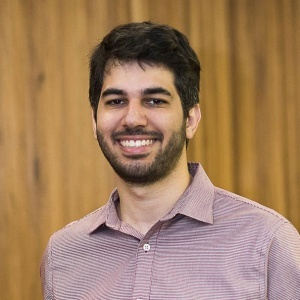
#> input picture Lista 05/assets/yuri.jpg, 300 x 300 px, found by its file name
$ jupyter execute Resolucao_05.ipynb   (older library calls are emulated)
#> lines starting #> are read from the running program, lines starting #| are printed output that depends on the picture
# Lista 05 Visão Computacional - Matheus Carvalho

[cell 1]
import cv2 as cv2
import numpy as np
from matplotlib import pyplot as plt
from PIL import Image

## Questão 01

### Alternativa A

Fonte: https://youtu.be/vgSmxhXXF_4?si=0KhKvmlqECnQNLOL

[cell 2]
def HarrisCornerDetector(image, blockSize, ksize, k=0.06):
    """
    Calcula o score de Harris para cada ponto da imagem.

    Args:
        image (numpy.ndarray): A imagem em tons de cinza onde os scores de canto serão calculados.
        blockSize (int): O tamanho da vizinhança considerada para a detecção de cada canto.
        ksize (int): O tamanho do filtro de Sobel usado para calcular os gradientes horizontal e vertical.
        k (float): Um parâmetro livre do detector de Harris na equação. O padrão é 0.06.

    Returns:
        numpy.ndarray: Uma imagem com o score de Harris para cada pixel.

    Esta função funciona calculando os gradientes horizontal e vertical da imagem usando o filtro de Sobel,
    em seguida, calcula os produtos dos gradientes e, finalmente, usa essas informações para calcular o score
    de Harris para cada pixel.
    """

    # vai pegar o shape da imagem
    nlin, ncol = image.shape

    # vai converter os dados para float e normalizar (colocando os valores entre 0 e 1)
    image = np.float32(image) / 255

    # calcula o gradinente (fazendo a convolução com os filtros de sobel para derivada horizontal e vertical)
    Ix = cv2.Sobel(image, cv2.CV_64F, 1, 0, ksize=ksize)
    Iy = cv2.Sobel(image, cv2.CV_64F, 0, 1, ksize=ksize)

    # calculos necessários com os resultados da convolução (vai elevar os elementos ao quadrado, mas também vai multiplicar as duas matrizes element-wise)
    Ix2 = Ix ** 2
    Iy2 = Iy ** 2
    Ixy = Ix * Iy

    # inicializa uma matriz do mesmo tamanho da imagem
    Rresult = np.zeros((nlin, ncol))

    # vai iterar sobre cada pixel da imagem
    for lin in range(blockSize, nlin - blockSize):
        for col in range(blockSize, ncol - blockSize):

            # vai extrair uma parte da matriz centrada no pixel em questão
            Ix2_block = Ix2[lin - blockSize:lin + blockSize + 1, col - blockSize:col + blockSize + 1]
            Iy2_block = Iy2[lin - blockSize:lin + blockSize + 1, col - blockSize:col + blockSize + 1]
            Ixy_block = Ixy[lin - blockSize:lin + blockSize + 1, col - blockSize:col + blockSize + 1]

            # vai somar o valor dos blocos
            Sxx = np.sum(Ix2_block)
            Syy = np.sum(Iy2_block)
            Sxy = np.sum(Ixy_block)

            # faz o calculo do determinante e do traço
            # como se fosse o determinante da matriz H
            det = Sxx * Syy - Sxy ** 2
            trace = Sxx + Syy

            # aplica a fórmula da imagem
            R = det - k * (trace ** 2)
            # atualiza o valor do pixel em questão na matriz temporária
            Rresult[lin, col] = R

    return Rresult

[cell 3]
yuri = Image.open('images/yuri.jpg')
#> yuri is the input picture: PIL image 300x300 RGB; mean R, G, B 162.5, 127.7, 95.9
yuri = yuri.convert('L')
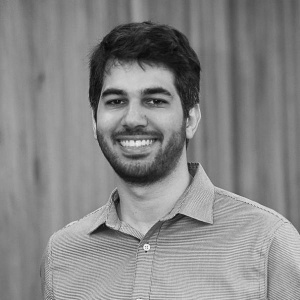
#> yuri: PIL image 300x300 L; min 7, max 245, mean 134.5
yuri = np.array(yuri)
plt.title("Yuri EMAp")
plt.imshow(yuri, cmap='gray')
plt.axis('off')
plt.show()

[cell 4]
yuri = HarrisCornerDetector(yuri, 2, 5)
#> in HarrisCornerDetector, `Ix = cv2.Sobel(image, cv2.CV_64F, 1, 0, ksize=ksize)`:
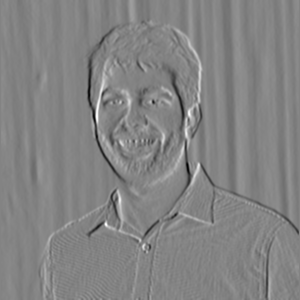
#> Ix: shape (300, 300) float64; min -26.01, max 24.38, mean 0; drawn with min black and max white
#> in HarrisCornerDetector, `Iy = cv2.Sobel(image, cv2.CV_64F, 0, 1, ksize=ksize)`:
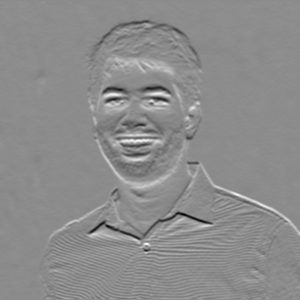
#> Iy: shape (300, 300) float64; min -27.38, max 22.5, mean 0.1; drawn with min black and max white
#> in HarrisCornerDetector, `Ix2 = Ix ** 2`:
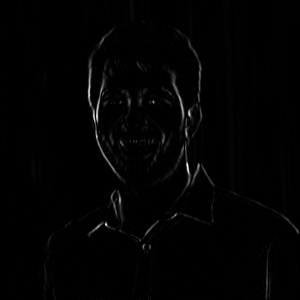
#> Ix2: shape (300, 300) float64; min 0, max 676.4, mean 6.9; drawn with min black and max white
#> in HarrisCornerDetector, `Iy2 = Iy ** 2`:
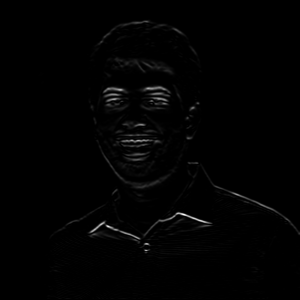
#> Iy2: shape (300, 300) float64; min 0, max 749.5, mean 7; drawn with min black and max white
#> in HarrisCornerDetector, `Ixy = Ix * Iy`:
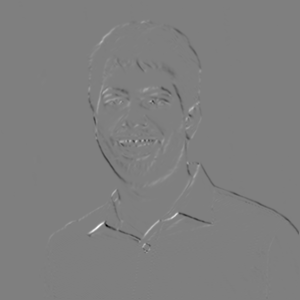
#> Ixy: shape (300, 300) float64; min -454.9, max 455.9, mean -0.4; drawn with min black and max white
#> after the loop in HarrisCornerDetector, `for lin in range(blockSize, nlin - blockSize):`:
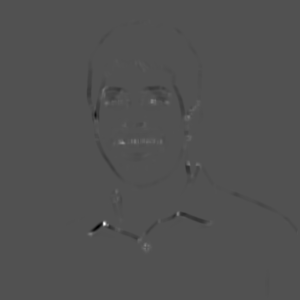
#> Rresult: shape (300, 300) float64; min -6164193.4, max 13111836.5, mean -14548.3; drawn with min black and max white
plt.title("Yuri Star Wars")
plt.imshow(yuri, cmap='gray')
plt.axis('off')
plt.show()

### Alternativa B

Fonte: https://youtu.be/v6lt0cGSHBI?si=dXYOtFSXD942fwnq

[cell 5]
def NonMaximalSupression(im, window_size=3):
    """
    Aplica Supressão de Não Máximos (Non-Maximal Suppression) em uma imagem para encontrar máximos locais.

    Args:
        im (numpy.ndarray): A imagem de entrada (array 2D) onde os scores de canto são calculados.
        window_size (int): O tamanho da janela a ser considerada para a supressão de máximos locais. O padrão é 3.

    Returns:
        numpy.ndarray: Uma imagem binária com a mesma forma da imagem de entrada `im` onde os máximos locais são preservados
                       e outros valores são definidos como zero.

    Esta função funciona deslizando uma janela de tamanho `window_size` x `window_size` sobre a imagem. Para cada
    pixel, ela verifica se o valor do pixel é o máximo dentro da janela. Se for, o valor do pixel é mantido;
    caso contrário, ele é definido como zero.
    """
    # vai pegar o número de linhas e o número de colunas
    nl, nc = im.shape

    # uma matriz de zeros da mesma forma que a matriz de entrada
    maximos = np.zeros_like(im)

    # vai percorrer os pixels da imagem excluindo os da borda
    for lin in range(window_size, nl - window_size):
        for col in range(window_size, nc - window_size):
            # faz uma extração temporária de um determinado número de pixels
            window = im[lin - window_size:lin + window_size + 1, col - window_size:col + window_size + 1]
            # verifica se o pixel em questão é o máximo ou não
            if im[lin, col] == np.max(window):
                # se sim, adiciona no array que será retornado
                maximos[lin, col] = im[lin, col]

    return maximos

### Alternativa C

[cell 6]
img = cv2.imread('images/yuri.jpg')

gray = cv2.cvtColor(img, cv2.COLOR_BGR2GRAY)

corners = cv2.goodFeaturesToTrack(gray, maxCorners=100, qualityLevel=0.01, minDistance=10)
#> corners = 100 rows, first 8: [104, 223], [151, 101], [135, 141], [146, 251], [148, 140], [197, 164], [187, 118], [139, 240]

corners = np.int_(corners)

for corner in corners:
    x, y = corner.ravel()
    cv2.circle(img, (x, y), 3, 255, -1)
#> this loop made 100 passes
#> (x, y) on passes 1 to 12: (104, 223), (151, 101), (135, 141), (146, 251), (148, 140), (197, 164), (187, 118), (139, 240), (121, 142), (121, 102), (198, 104), (90, 234)
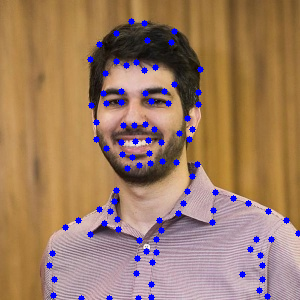
#> img: shape (300, 300, 3); mean B, G, R 100.5, 123.9, 157.8

img_rgb = cv2.cvtColor(img, cv2.COLOR_BGR2RGB)

plt.figure(figsize=(18, 5))

plt.subplot(1, 4, 1)
plt.imshow(img_rgb)
plt.title('Imagem Original')
plt.axis('off')

plt.subplot(1, 4, 2)
plt.imshow(NonMaximalSupression(yuri, 1), cmap='gray')
plt.title('Máximos Locais (1)')
plt.axis('off')

plt.subplot(1, 4, 3)
plt.imshow(NonMaximalSupression(yuri, 3), cmap='gray')
plt.title('Máximos Locais (3)')
plt.axis('off')

plt.subplot(1, 4, 4)
plt.imshow(NonMaximalSupression(yuri, 5), cmap='gray')
plt.title('Máximos Locais (5)')
plt.axis('off')

plt.show()
